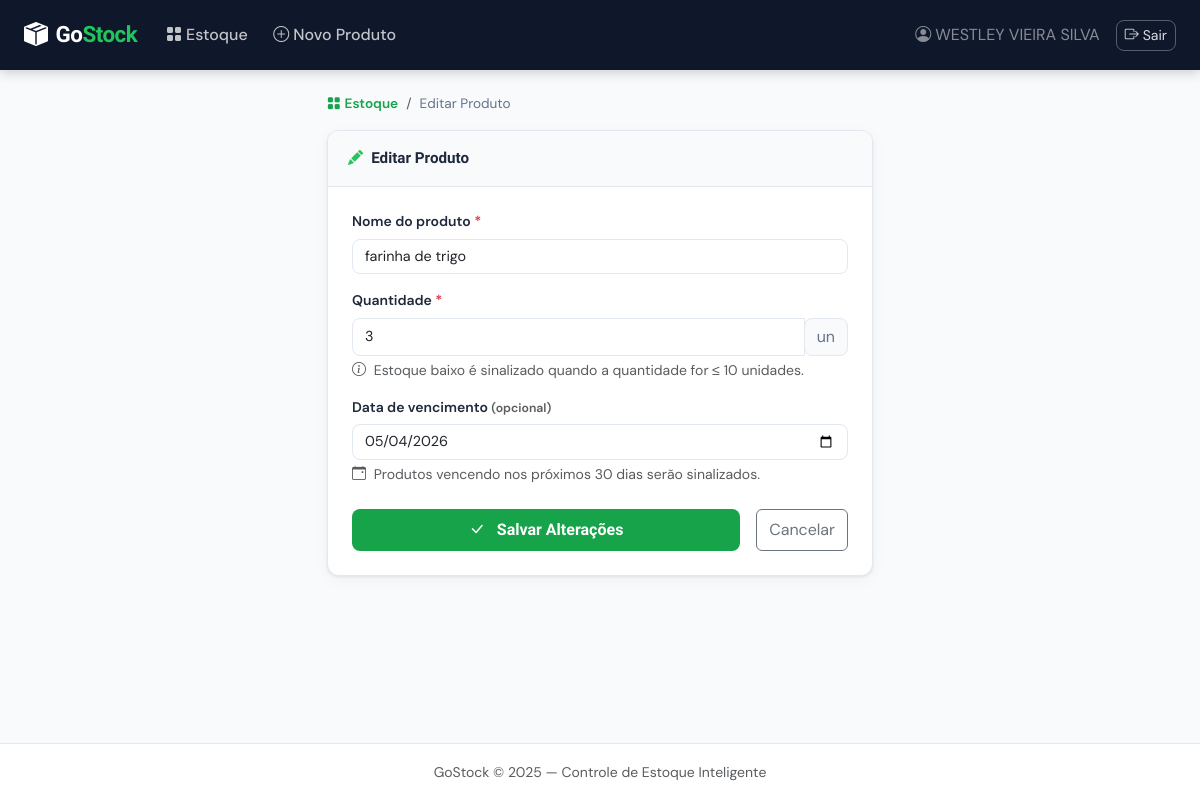
Screenshot of /editar/2 (signed in) with the database file from the repository.
### tables this page shows
CREATE TABLE produtos (
                id INTEGER PRIMARY KEY AUTOINCREMENT,
                nome TEXT NOT NULL,
                quantidade INTEGER NOT NULL DEFAULT 0,
                data_vencimento DATE,
                usuario_id INTEGER NOT NULL
            );

### controllers/produto_controller.py (the view, shortened to what this page needs)
@produtos_bp.route("/editar/<int:id>", methods=["GET", "POST"])
@login_required
def editar(id):
    produto = Produto.buscar_por_id(id)
    if not produto:
        flash("Produto não encontrado.", "danger")
        return redirect(url_for("produtos.listar"))
    return render_template("produtos/form.html", acao="Editar", produto=produto)

### controllers/produto_controller.py (called while the page is built)
def login_required(f):
    @wraps(f)
    def decorated(*args, **kwargs):
        if "usuario_id" not in session:
            flash("Faça login para acessar esta página.", "warning")
            return redirect(url_for("auth.login"))
        return f(*args, **kwargs)
    return decorated

### models/database.py (called while the page is built)
def get_connection():
    conn = sqlite3.connect(DATABASE_PATH)
    conn.row_factory = sqlite3.Row  # Acesso por nome de coluna
    return conn

### models/produto.py (called while the page is built)
    @staticmethod
    def buscar_por_id(id):
        conn = get_connection()
        cursor = conn.execute("SELECT * FROM produtos WHERE id = ?", (id,))
        produto = cursor.fetchone()
        conn.close()
        return dict(produto) if produto else None

### templates/produtos/form.html (shortened to what this page needs)
{% extends "base.html" %}
{% block content %}
<div class="container py-4">
  <div class="row justify-content-center">
    <div class="col-lg-7 col-xl-6">
      <nav aria-label="breadcrumb" class="mb-3">
        <ol class="breadcrumb gs-breadcrumb">
          <li class="breadcrumb-item">
            <a href="{{ url_for('produtos.listar') }}" class="gs-link">
              <i class="bi bi-grid-fill me-1"></i>Estoque
            </a>
          </li>
          <li class="breadcrumb-item active">{{ acao }} Produto</li>
        </ol>
      </nav>
      <div class="gs-card">
        <div class="gs-card-header">
          <i class="bi bi-{% if acao == 'Editar' %}pencil-fill{% else %}plus-circle-fill{% endif %} me-2 gs-accent"></i>
          {{ acao }} Produto
        </div>
        <div class="p-4">
          <form method="POST" novalidate id="formProduto">
            <div class="mb-3">
              <label class="gs-label" for="nome">
                Nome do produto <span class="text-danger">*</span>
              </label>
              <input type="text" class="form-control gs-input" id="nome" name="nome"
                     placeholder="Ex: Arroz Integral 1kg"
                     value="{{ produto.nome if produto else '' }}"
                     required maxlength="200"/>
            </div>
            <div class="mb-3">
              <label class="gs-label" for="quantidade">
                Quantidade <span class="text-danger">*</span>
              </label>
              <div class="input-group">
                <input type="number" class="form-control gs-input" id="quantidade" name="quantidade"
                       placeholder="0" min="0" step="1"
                       value="{{ produto.quantidade if produto else '' }}"
                       required/>
                <span class="input-group-text gs-input-icon">un</span>
              </div>
              <div class="form-text text-muted">
                <i class="bi bi-info-circle me-1"></i>
                Estoque baixo é sinalizado quando a quantidade for ≤ 10 unidades.
              </div>
            </div>
            <div class="mb-4">
              <label class="gs-label" for="data_vencimento">
                Data de vencimento <span class="text-muted small">(opcional)</span>
              </label>
              <input type="date" class="form-control gs-input" id="data_vencimento"
                     name="data_vencimento"
                     value="{{ produto.data_vencimento if produto else '' }}"/>
              <div class="form-text text-muted">
                <i class="bi bi-calendar-event me-1"></i>
                Produtos vencendo nos próximos 30 dias serão sinalizados.
              </div>
            </div>
            <div class="d-flex gap-3">
              <button type="submit" class="btn gs-btn-primary flex-grow-1 py-2">
                <i class="bi bi-{% if acao == 'Editar' %}check-lg{% else %}plus-lg{% endif %} me-2"></i>
                {% if acao == 'Editar' %}Salvar Alterações{% else %}Cadastrar Produto{% endif %}
              </button>
              <a href="{{ url_for('produtos.listar') }}" class="btn btn-outline-secondary py-2">
                Cancelar
              </a>
            </div>
          </form>
        </div>
      </div>
    </div>
  </div>
</div>
{% endblock %}

### static/css/style.css (style rules this page uses)
:root { --gs-primary: #16a34a; --gs-primary-dark: #15803d; --gs-primary-light: #dcfce7; --gs-accent: #22c55e; --gs-bg: #f8fafc; --gs-bg-card: #ffffff; --gs-border: #e2e8f0; --gs-text: #1e293b; --gs-text-muted: #64748b; --gs-navbar-bg: #0f172a; --gs-warning-bg: #fffbeb; --gs-danger-bg: #fef2f2; --gs-radius: 12px; --gs-shadow: 0 1px 3px rgba(0,0,0,.08), 0 4px 16px rgba(0,0,0,.04); --gs-shadow-lg: 0 4px 24px rgba(0,0,0,.12); --font-display: 'Sora', sans-serif; --font-body: 'DM Sans', sans-serif; }
*, *::before, *::after { box-sizing: border-box; }
body { font-family: var(--font-body); background-color: var(--gs-bg); color: var(--gs-text); min-height: 100vh; display: flex; flex-direction: column; }
.gs-accent { color: var(--gs-accent) !important; }
.gs-label { font-weight: 600; font-size: .875rem; color: var(--gs-text); margin-bottom: .4rem; display: block; }
.gs-input { border: 1.5px solid var(--gs-border); border-radius: 8px; font-family: var(--font-body); font-size: .9rem; transition: border-color .2s, box-shadow .2s; background: #fff; }
.gs-input-icon { background: var(--gs-bg); border: 1.5px solid var(--gs-border); color: var(--gs-text-muted); border-radius: 8px !important; }
.gs-btn-primary { background: var(--gs-primary); color: #fff; border: none; border-radius: 8px; font-weight: 600; font-family: var(--font-display); transition: background .2s, transform .1s; }
.gs-link { color: var(--gs-primary); text-decoration: none; font-weight: 600; }
.gs-card { background: var(--gs-bg-card); border: 1.5px solid var(--gs-border); border-radius: var(--gs-radius); box-shadow: var(--gs-shadow); overflow: hidden; }
.gs-card-header { padding: 1rem 1.25rem; background: #f8fafc; border-bottom: 1.5px solid var(--gs-border); font-weight: 600; font-family: var(--font-display); font-size: .95rem; display: flex; align-items: center; }
.gs-breadcrumb { font-size: .85rem; }
.gs-breadcrumb .breadcrumb-item.active { color: var(--gs-text-muted); }

### rows the page displays
produtos: nome "farinha de trigo", quantidade "3", data_vencimento "05/04/2026"

### other values shown
{{ session.get('usuario_nome') }} "WESTLEY VIEIRA SILVA"
{{ acao }} "Editar"
